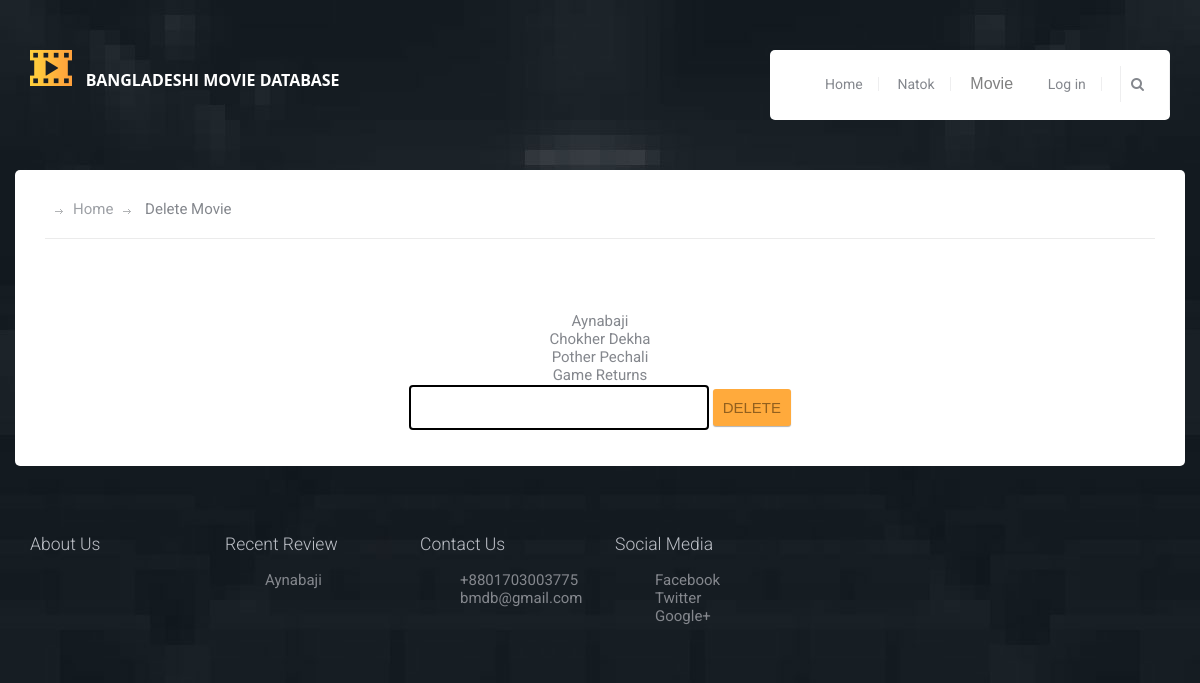
Page /del1.php on the committed database.
### tables this page shows
CREATE TABLE IF NOT EXISTS `movie_details` (
`movie_id` int(11) NOT NULL,
  `image` varchar(100) DEFAULT NULL,
  `movie_name` varchar(100) DEFAULT NULL,
  `summary` varchar(10000) DEFAULT NULL,
  `length` varchar(30) DEFAULT NULL,
  `premiere` varchar(30) DEFAULT NULL,
  `catagory` varchar(30) DEFAULT NULL,
  `directors` varchar(100) DEFAULT NULL,
  `writers` varchar(100) DEFAULT NULL,
  `stars` varchar(500) DEFAULT NULL
);

### del1.php (the view, shortened to what this page needs)
<!DOCTYPE html>
 <html class="no-js">
<html lang="en">
	<head>
		<link href="fonts/font-awesome.min.css" rel="stylesheet" type="text/css">
		<link rel="stylesheet" href="style.css">
		<link rel="stylesheet" href="css/normalize.css">
	<link rel="stylesheet" href="css/main.css">
	</head>
	<body>
		<div id="site-content">
			<header class="site-header">
				<div class="container">
					<a href="index.html" id="branding">
						<img src="images/logo.png" alt="" class="logo">
						<div class="logo-copy">
							<h1 class="site-title">BANGLADESHI MOVIE DATABASE</h1>
						</div>
					</a>
				<div class="main-navigation">
						<ul class="menu">
							<li class="menu-item"><a href="index.html">Home</a></li>
							<li class="menu-item"><a href="natok.html">Natok</a></li>
						   <div class="dropdown">
  <button class="dropbtn">Movie</button>
</div>
							<li class="menu-item"><a href="log_option.html">Log in</a></li>
							<li class="menu-item"><a
						</ul>
						<form action="#" class="search-form">
							<button><i class="fa fa-search"></i></button>
						</form>
					</div>
				</div>
			</header>
			<main class="main-content">
				<div class="container">
					<div class="page">
						<div class="breadcrumbs">
							<a href="index.html">Home</a>
							<span>Delete Movie</span>
						</div>
						<div class="content">
<div id="pagecontent">
<table id="outerbody" border="0" width="100%" cellspacing="0" cellpadding="0" class="outer_body">
<tbody><tr valign="top" align="left">
<td>
</td>
</tr>
</tbody></table>
<br style="clear:both;">
<div class="deletemovie">
 <center>
<?php
   include 'dbms.php';
   $sql = "select * from movie_details";
   $res=mysqli_query($conn,$sql);
    while ($row = mysqli_fetch_array($res))
   {
        echo $row['movie_name'];
     ?>
       <?php
    }
     ?>
     <form action="delprocess.php" method="post">
      <table align="center">
                        <tr>
                            <td>
                            	<input style= 'border:2px solid black'type="text" name="dell">
                                <input type="submit" name="delete" value="DELETE"/>
                            </td>
                        </tr>
                    </table>
                </form>
     </center>
    </div>
			</main>
			<footer class="site-footer">
				<div class="container">
					<div class="row">
						<div class="col-md-2">
							<div class="widget">
								<h3 class="widget-title">About Us</h3>
							</div>
						</div>
						<div class="col-md-2">
							<div class="widget">
								<h3 class="widget-title">Recent Review</h3>
								<ul class="no-bullet">
									<li><a href="#">Aynabaji</a></li>
								</ul>
							</div>
						</div>
						<div class="col-md-2">
							<div class="widget">
								<h3 class="widget-title">Contact Us</h3>
								<ul class="no-bullet">
									<li><a href="#">+8801703003775</a></li>
									<li><a href="#">bmdb@gmail.com</a></li>
								</ul>
							</div>
						</div>
						<div class="col-md-2">
							<div class="widget">
								<h3 class="widget-title">Social Media</h3>
								<ul class="no-bullet">
									<li><a href="#">Facebook</a></li>
									<li><a href="#">Twitter</a></li>
									<li><a href="#">Google+</a></li>
								</ul>
							</div>
						</div>
					</div>
				</div>
			</footer>
		</div>
	</body>
</html>

### css/main.css (style rules this page uses)
h1 { color: #EEEEEE; }

### del1.php (style rules this page uses)
h1 { height: 100%; margin: 0; font-size: 14px; font-family: 'Open Sans', sans-serif; font-size: 32px; margin-bottom: 3px; }

### rows in the picture
movie_details: movie_name "Aynabaji"
movie_details: movie_name "Chokher Dekha"
movie_details: movie_name "Pother Pechali"
movie_details: movie_name "Game Returns"
